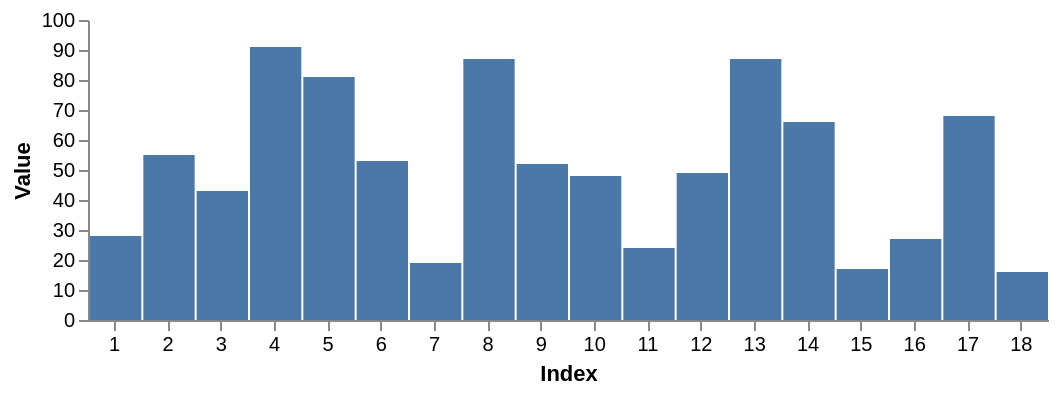

Specify this chart in Vega-Lite:
### Vega specification from a JSON file in a GitHub repository (floating-point values rounded to 4 significant figures)
{"$schema": "https://vega.github.io/schema/vega/v3.0.json", "width": 480, "height": 150, "padding": 5, "data": [{"name": "table", "values": [{"index": 1, "value": 28, "position": 1, "category": "A"}, {"index": 2, "value": 55, "position": 2, "category": "A"}, {"index": 3, "value": 43, "position": 3, "category": "A"}, {"index": 4, "value": 91, "position": 4, "category": "A"}, {"index": 5, "value": 81, "position": 5, "category": "A"}, {"index": 6, "value": 53, "position": 6, "category": "A"}, {"index": 7, "value": 19, "position": 1, "category": "B"}, {"index": 8, "value": 87, "position": 2, "category": "B"}, {"index": 9, "value": 52, "position": 3, "category": "B"}, {"index": 10, "value": 48, "position": 4, "category": "B"}, {"index": 11, "value": 24, "position": 5, "category": "B"}, {"index": 12, "value": 49, "position": 6, "category": "B"}, {"index": 13, "value": 87, "position": 1, "category": "C"}, {"index": 14, "value": 66, "position": 2, "category": "C"}, {"index": 15, "value": 17, "position": 3, "category": "C"}, {"index": 16, "value": 27, "position": 4, "category": "C"}, {"index": 17, "value": 68, "position": 5, "category": "C"}, {"index": 18, "value": 16, "position": 6, "category": "C"}]}], "scales": [{"name": "scaleIndex", "type": "band", "range": "width", "domain": {"data": "table", "field": "index"}}, {"name": "scaleValue", "type": "linear", "range": "height", "domain": {"data": "table", "field": "value"}, "zero": true, "nice": true}], "axes": [{"orient": "left", "scale": "scaleValue", "title": "Value"}, {"orient": "bottom", "scale": "scaleIndex", "title": "Index"}], "marks": [{"type": "rect", "from": {"data": "table"}, "encode": {"enter": {"x": {"scale": "scaleIndex", "field": "index", "offset": 1}, "width": {"scale": "scaleIndex", "band": 1, "offset": -1}, "y": {"scale": "scaleValue", "field": "value"}, "y2": {"scale": "scaleValue", "value": 0}}}}]}
